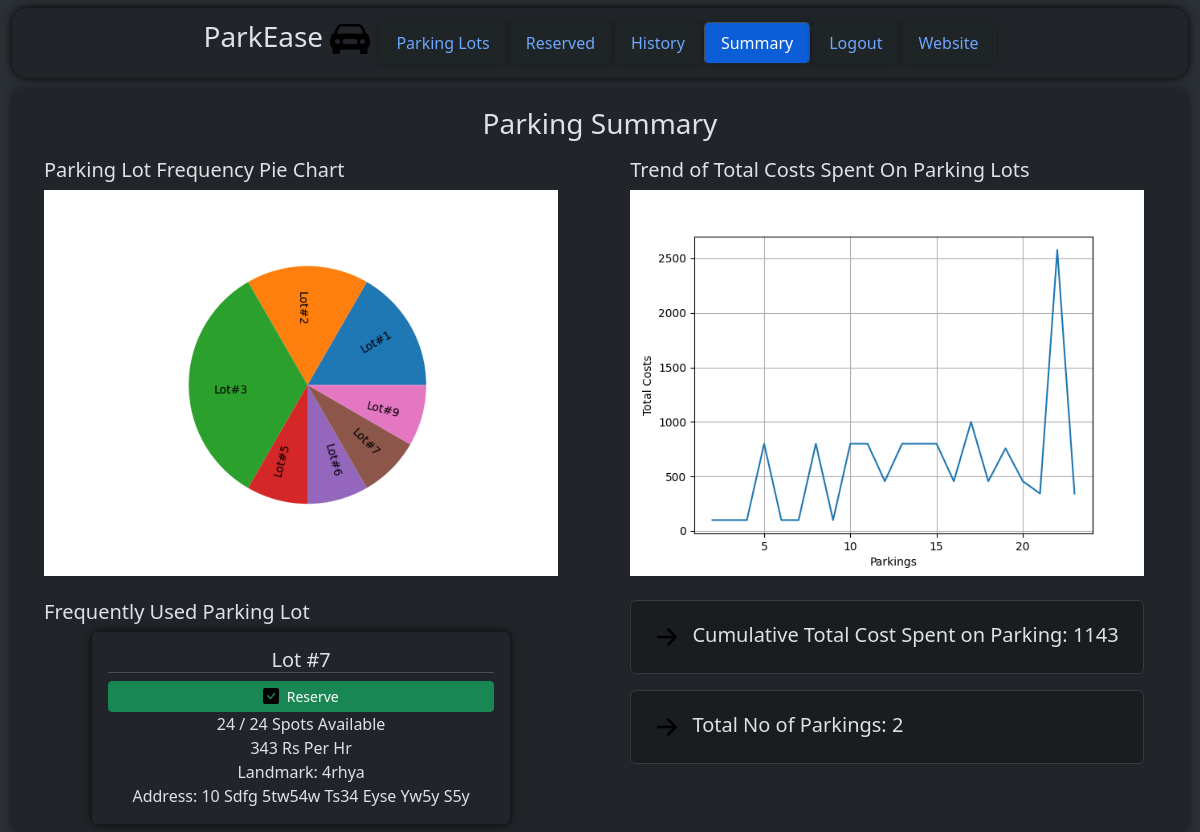
The app's page /user/dashboard/summary (signed in), older data.
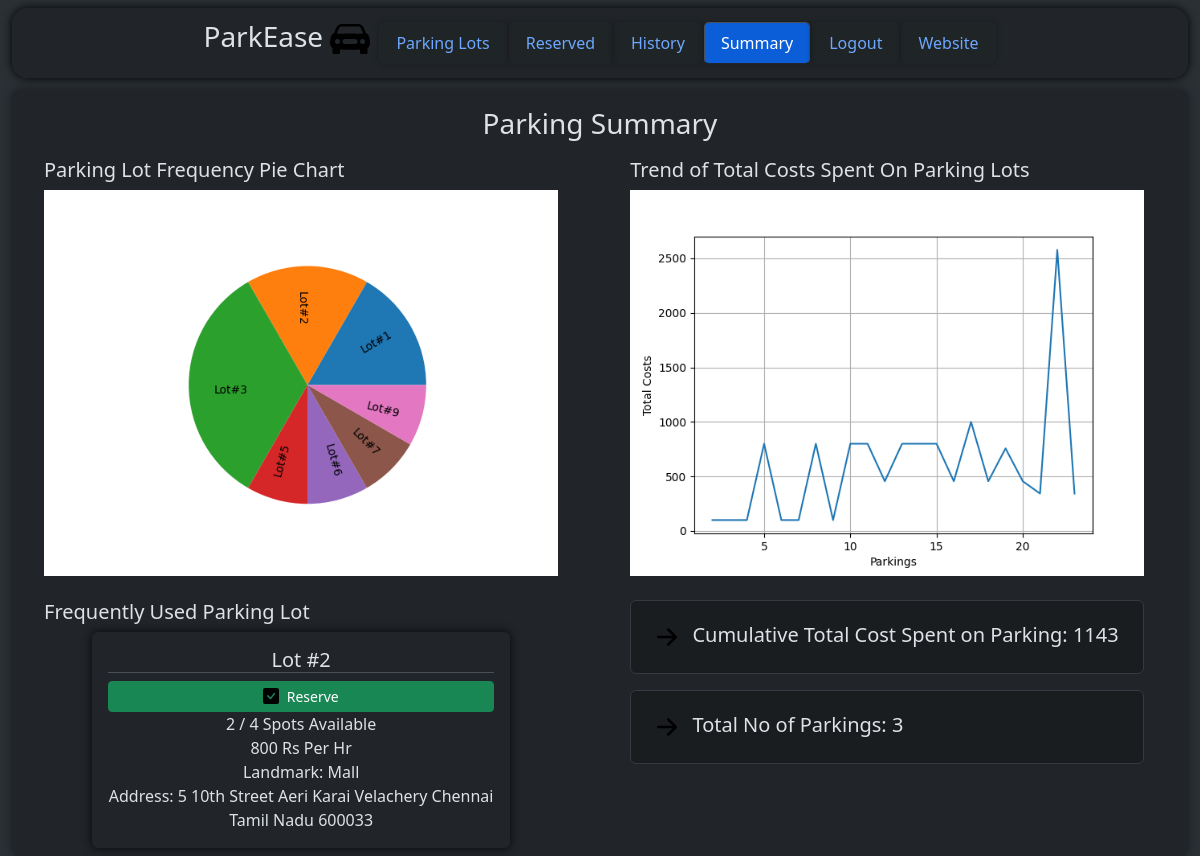
The same page, newer data.
### models/parkingInfo.py (models this page shows, shortened)
class ParkingLot(db.Model) :
    __tablename__ = "parkinglot"
    id = db.Column(db.Integer, primary_key = True, autoincrement = True)
    landmark = db.Column(db.String)
    noOfParkingSpots = db.Column(db.Integer)
    pricePerHr = db.Column(db.Integer)
    addressId = db.Column(db.Integer, db.ForeignKey("address.id"))
    address = db.relationship("Address", uselist = False, backref = "parkingLot") #parking lot and address is 1 - 1
    parkingSpots = db.relationship("ParkingSpot", backref = "parkingLot") #parking lot and parking spot is 1 - M

### models/userInfo.py (models this page shows)
class Address(db.Model) :
    __tablename__ = "address"
    id = db.Column(db.Integer, primary_key = True, autoincrement = True)
    streetName = db.Column(db.String)
    locality = db.Column(db.String)
    subLocality = db.Column(db.String)
    city = db.Column(db.String)
    state = db.Column(db.String)
    pinCode = db.Column(db.String)
    def __str__(self) :
        return "{} {} {} {} {} {} {}".format(self.id, self.streetName.lower(), self.locality.lower(), self.subLocality.lower(), self.city.lower(), self.state.lower(), self.pinCode)

### controllers/userDashboard.py (the view)
@userbp.route("/dashboard/summary", methods = ["GET"])
def summary() :
    if request.method == "GET" :
        plotPiePlotOfParkingLotsUsed()
        plotLinePlotOfTotalCosts()
        return render_template("user/summary.html", parkingLot = frequentlyUsedParkingLot(), cost = sumOfTotalCosts(), noOfParkings = totalNoOfParkings())

### controllers/adminDashboard.py (called while the page is built)
def getParkingLot(id) :
    return db.session.execute(db.select(ParkingLot).filter_by(id = id)).scalars().first()

### controllers/userDashboard.py (called while the page is built)
@userbp.before_request
def restrict() :
    if session.get("type") != "user" :
        return redirect(url_for("general.signIn"))

def viewAllReservedParkingSpots() :
    return db.session.execute(db.select(ReservedParkingSpot).filter_by(userId = session["id"]).order_by(nulls_first(desc(ReservedParkingSpot.parkingTimestamp)))).scalars().all()

def getParkingLotsUsedByAUserLiUsingReservedParkingSpots() :
    return [i.parkingSpot.parkingLot.id for i in db.session.execute(db.select(User).filter_by(id = session["id"])).scalars().first().reservedParkingSpots if i.parkingSpot is not None]

def frequentlyUsedParkingLot() :
    parkingLotIds = getParkingLotsUsedByAUserLiUsingReservedParkingSpots()
    return getParkingLot(max(set(parkingLotIds), key = parkingLotIds.count))

def sumOfTotalCosts() :
    reservedParkingSpots = viewAllReservedParkingSpots()
    sum = 0
    for i in reservedParkingSpots :
        if i.totalCost is not None:
            sum += i.totalCost
    return sum

### templates/user/summary.html (shortened to what the changed rows need)
<!DOCTYPE html>
<html class = "h-100" data-bs-theme = "dark">
    <head>
        <link rel = "stylesheet" href = "/static/bootstrap/css/bootstrap.min.css"/>
        <link rel = "stylesheet" href = "/static/css/style.css"/>
    </head>
    <body class = "h-100">
        <div class = "container-fluid bg-body-tertiary min-vh-100">
            <div class = "rounded-3 container-fluid bg-body p-2 overflow-auto margin-top" style = "height: 80%; width: 100%; box-shadow: 0 0 10px rgb(24, 26, 29);">
                <div style = "height: 100%; width: 99%;">
                    <div class = "row">
                        <div class = "col">
                            <br/>
                            <div>
                                <div class = "px-1 px-sm-1 px-md-2 px-lg-3 px-xl-4 px-xxl-5">
                                    <div class = "card mx-5" style = "box-shadow: 0 0 10px rgb(7, 8, 8); border: none;">
                                        <form method = "POST" action = "/user/dashboard" style = "height: 100%; width: 100%;">
                                            <div class = "card-body">
                                                <h5 class = "card-title text-center border-bottom">
                                                    Lot #{{ parkingLot.id }}
                                                </h5>
                                                <button type = "submit" name = "action" value = "reserve" class = "btn btn-success btn-sm d-flex align-items-center justify-content-center" style = "z-index: 998; position: relative; width: 100%;">
                                                    <img src = "\static\images\check-square-fill.svg"/>
                                                    &nbsp;
                                                    Reserve
                                                </button>
                                                <p class = "card-text text-center">
                                                    {{ parkingLot.parkingSpots | selectattr("status", "equalto", 0) | list | count }} / {{ parkingLot.noOfParkingSpots }} Spots Available
                                                    <br/>
                                                    {{ parkingLot.pricePerHr }} Rs Per Hr
                                                    <br/>
                                                    Landmark: {{ parkingLot.landmark }}
                                                    <br/>
                                                    Address: {{ parkingLot.address | title }}
                                                </p>
                                            </div>
                                        </form>
                                    </div>
                                </div>
                            </div>
                        </div>
                        <div class = "col">
                            <br/>
                            <h5 class = "px-1 px-sm-1 px-md-2 px-lg-3 px-xl-4 px-xxl-5">
                                <div class = "alert alert-dark">
                                    <img src = "/static\images\arrow-right-short.svg" alt = "Logo" style = "width: 40px;"/>
                                    Cumulative Total Cost Spent on Parking: {{ cost }}
                                </div>
                                <div class = "alert alert-dark">
                                    <img src = "/static\images\arrow-right-short.svg" alt = "Logo" style = "width: 40px;"/>
                                    Total No of Parkings: {{ noOfParkings }}
                                </div>
                            </h5>
                        </div>
                    </div>
                </div>
            </div>
        </div>
    </body>
</html>

Row changes from the older to the newer data that the page shows:
no longer on this page (row edited): ParkingLot: id "7", noOfParkingSpots "24", pricePerHr "343", landmark "4rhya"
no longer on this page (row edited): Address: address "10 Sdfg 5tw54w Ts34 Eyse Yw5y S5y"
now on this page (row edited): ParkingLot: id "2", noOfParkingSpots "4", pricePerHr "800", landmark "Mall"
now on this page (row unchanged): Address: address "5 10th Street Aeri Karai Velachery Chennai Tamil Nadu 600033"
Text that changed along with them:
{{ noOfParkings }}: "2" → "3"
text no longer shown: "24"
text now shown: "2"
